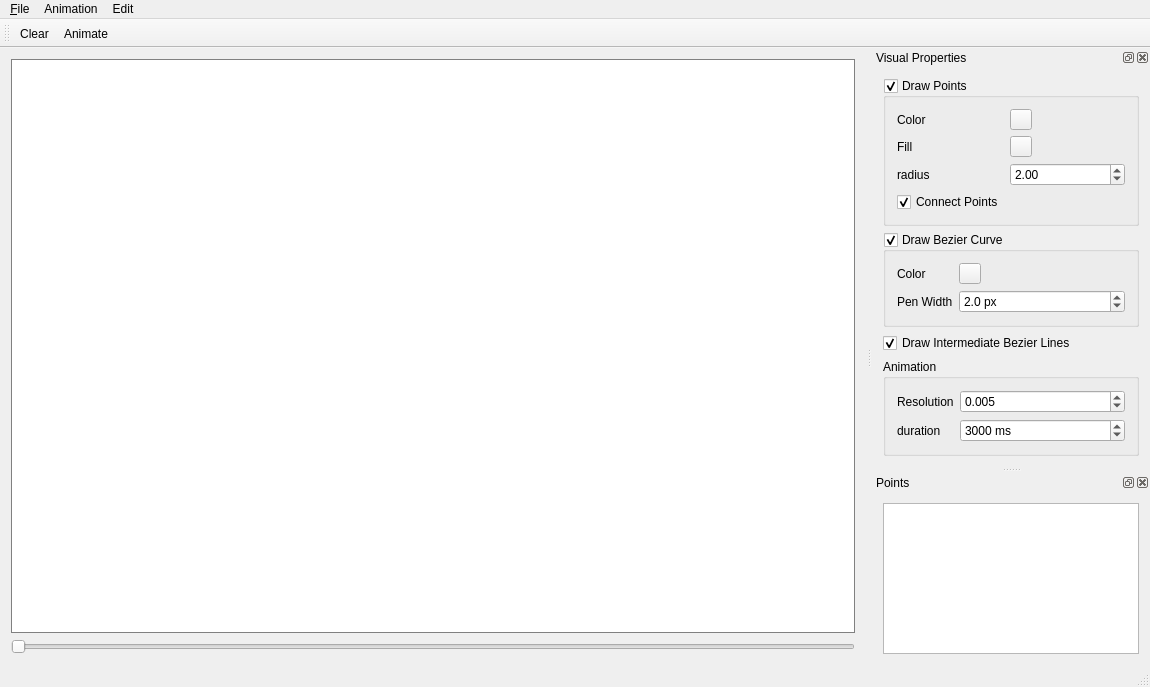
<?xml version="1.0" encoding="UTF-8"?>
<ui version="4.0">
 <class>MainWindow</class>
 <widget class="QMainWindow" name="MainWindow">
  <property name="geometry">
   <rect>
    <x>0</x>
    <y>0</y>
    <width>1150</width>
    <height>687</height>
   </rect>
  </property>
  <property name="windowTitle">
   <string>De-Casteljau's Algorithm Demo</string>
  </property>
  <widget class="QWidget" name="centralWidget">
   <layout class="QVBoxLayout" name="verticalLayout">
    <item>
     <widget class="CasteljauCanvas" name="casteljauWidget" native="true">
      <property name="styleSheet">
       <string notr="true">border: 1px solid gray; background-color: white;</string>
      </property>
     </widget>
    </item>
    <item>
     <widget class="QSlider" name="progressSlider">
      <property name="maximum">
       <number>999</number>
      </property>
      <property name="orientation">
       <enum>Qt::Horizontal</enum>
      </property>
      <property name="invertedAppearance">
       <bool>false</bool>
      </property>
      <property name="invertedControls">
       <bool>false</bool>
      </property>
      <property name="tickPosition">
       <enum>QSlider::NoTicks</enum>
      </property>
     </widget>
    </item>
   </layout>
  </widget>
  <widget class="QMenuBar" name="menuBar">
   <property name="geometry">
    <rect>
     <x>0</x>
     <y>0</y>
     <width>1150</width>
     <height>19</height>
    </rect>
   </property>
   <widget class="QMenu" name="menu_File">
    <property name="title">
     <string>&amp;File</string>
    </property>
    <addaction name="action_Quit"/>
   </widget>
   <widget class="QMenu" name="menuEdit">
    <property name="title">
     <string>Edit</string>
    </property>
    <addaction name="actionClear"/>
   </widget>
   <widget class="QMenu" name="menuExtras">
    <property name="title">
     <string>Animation</string>
    </property>
    <addaction name="actionAnimate"/>
   </widget>
   <addaction name="menu_File"/>
   <addaction name="menuExtras"/>
   <addaction name="menuEdit"/>
  </widget>
  <widget class="QToolBar" name="mainToolBar">
   <attribute name="toolBarArea">
    <enum>TopToolBarArea</enum>
   </attribute>
   <attribute name="toolBarBreak">
    <bool>false</bool>
   </attribute>
   <addaction name="actionClear"/>
   <addaction name="actionAnimate"/>
  </widget>
  <widget class="QStatusBar" name="statusBar"/>
  <widget class="QDockWidget" name="dockWidget_2">
   <property name="windowTitle">
    <string>Visual Properties</string>
   </property>
   <attribute name="dockWidgetArea">
    <number>2</number>
   </attribute>
   <widget class="QWidget" name="dockWidgetContents_2">
    <layout class="QVBoxLayout" name="verticalLayout_3">
     <item>
      <widget class="QGroupBox" name="pointGroupBox">
       <property name="title">
        <string>Draw Points</string>
       </property>
       <property name="checkable">
        <bool>true</bool>
       </property>
       <layout class="QFormLayout" name="formLayout_4">
        <item row="0" column="0">
         <widget class="QLabel" name="label_5">
          <property name="text">
           <string>Color</string>
          </property>
         </widget>
        </item>
        <item row="0" column="1">
         <widget class="ColorToolButton" name="pointsColorBtn">
          <property name="text">
           <string/>
          </property>
          <property name="iconSize">
           <size>
            <width>14</width>
            <height>14</height>
           </size>
          </property>
         </widget>
        </item>
        <item row="1" column="0">
         <widget class="QLabel" name="label_6">
          <property name="text">
           <string>Fill</string>
          </property>
         </widget>
        </item>
        <item row="1" column="1">
         <widget class="ColorToolButton" name="pointsFillBtn">
          <property name="text">
           <string/>
          </property>
          <property name="iconSize">
           <size>
            <width>14</width>
            <height>14</height>
           </size>
          </property>
         </widget>
        </item>
        <item row="5" column="0">
         <widget class="QCheckBox" name="connectPointsCheckBox">
          <property name="text">
           <string>Connect Points</string>
          </property>
          <property name="checked">
           <bool>true</bool>
          </property>
         </widget>
        </item>
        <item row="2" column="0">
         <widget class="QLabel" name="label_7">
          <property name="text">
           <string>radius</string>
          </property>
         </widget>
        </item>
        <item row="2" column="1">
         <widget class="QDoubleSpinBox" name="pointRadius">
          <property name="minimum">
           <double>0.500000000000000</double>
          </property>
          <property name="maximum">
           <double>8.000000000000000</double>
          </property>
          <property name="singleStep">
           <double>0.500000000000000</double>
          </property>
          <property name="value">
           <double>2.000000000000000</double>
          </property>
         </widget>
        </item>
       </layout>
      </widget>
     </item>
     <item>
      <widget class="QGroupBox" name="bezierCurveGroupBox">
       <property name="title">
        <string>Draw Bezier Curve</string>
       </property>
       <property name="checkable">
        <bool>true</bool>
       </property>
       <layout class="QFormLayout" name="formLayout_2">
        <item row="0" column="0">
         <widget class="QLabel" name="label">
          <property name="text">
           <string>Color</string>
          </property>
         </widget>
        </item>
        <item row="0" column="1">
         <widget class="ColorToolButton" name="bezierCurveColorBtn">
          <property name="styleSheet">
           <string notr="true"/>
          </property>
          <property name="text">
           <string/>
          </property>
          <property name="iconSize">
           <size>
            <width>14</width>
            <height>14</height>
           </size>
          </property>
          <property name="autoRaise">
           <bool>false</bool>
          </property>
         </widget>
        </item>
        <item row="1" column="0">
         <widget class="QLabel" name="label_2">
          <property name="text">
           <string>Pen Width</string>
          </property>
         </widget>
        </item>
        <item row="1" column="1">
         <widget class="QDoubleSpinBox" name="penWidthSpinBox">
          <property name="suffix">
           <string> px</string>
          </property>
          <property name="decimals">
           <number>1</number>
          </property>
          <property name="minimum">
           <double>0.500000000000000</double>
          </property>
          <property name="maximum">
           <double>5.000000000000000</double>
          </property>
          <property name="singleStep">
           <double>0.500000000000000</double>
          </property>
          <property name="value">
           <double>2.000000000000000</double>
          </property>
         </widget>
        </item>
       </layout>
      </widget>
     </item>
     <item>
      <widget class="QCheckBox" name="drawIntermediateLines">
       <property name="text">
        <string>Draw Intermediate Bezier Lines</string>
       </property>
       <property name="checked">
        <bool>true</bool>
       </property>
      </widget>
     </item>
     <item>
      <widget class="QGroupBox" name="groupBox">
       <property name="title">
        <string>Animation</string>
       </property>
       <layout class="QFormLayout" name="formLayout">
        <item row="0" column="0">
         <widget class="QLabel" name="label_3">
          <property name="text">
           <string>Resolution</string>
          </property>
         </widget>
        </item>
        <item row="0" column="1">
         <widget class="QDoubleSpinBox" name="animationResolutionSpinBox">
          <property name="decimals">
           <number>3</number>
          </property>
          <property name="minimum">
           <double>0.001000000000000</double>
          </property>
          <property name="maximum">
           <double>0.200000000000000</double>
          </property>
          <property name="singleStep">
           <double>0.001000000000000</double>
          </property>
          <property name="value">
           <double>0.005000000000000</double>
          </property>
         </widget>
        </item>
        <item row="1" column="0">
         <widget class="QLabel" name="label_4">
          <property name="text">
           <string>duration</string>
          </property>
         </widget>
        </item>
        <item row="1" column="1">
         <widget class="QSpinBox" name="animationDurationSpinBox">
          <property name="suffix">
           <string> ms</string>
          </property>
          <property name="minimum">
           <number>500</number>
          </property>
          <property name="maximum">
           <number>10000</number>
          </property>
          <property name="singleStep">
           <number>500</number>
          </property>
          <property name="value">
           <number>3000</number>
          </property>
         </widget>
        </item>
       </layout>
      </widget>
     </item>
    </layout>
   </widget>
  </widget>
  <widget class="QDockWidget" name="dockWidget_4">
   <property name="windowTitle">
    <string>Points</string>
   </property>
   <attribute name="dockWidgetArea">
    <number>2</number>
   </attribute>
   <widget class="QWidget" name="dockWidgetContents_4">
    <layout class="QVBoxLayout" name="verticalLayout_2">
     <item>
      <widget class="ListView" name="pointView"/>
     </item>
    </layout>
   </widget>
  </widget>
  <action name="actionClear">
   <property name="text">
    <string>Clear</string>
   </property>
   <property name="shortcut">
    <string>Ctrl+C</string>
   </property>
  </action>
  <action name="actionAnimate">
   <property name="text">
    <string>Animate</string>
   </property>
   <property name="shortcut">
    <string>Ctrl+A</string>
   </property>
  </action>
  <action name="action_Quit">
   <property name="text">
    <string>&amp;Quit</string>
   </property>
  </action>
  <action name="action_About">
   <property name="text">
    <string>&amp;About</string>
   </property>
  </action>
 </widget>
 <layoutdefault spacing="6" margin="11"/>
 <customwidgets>
  <customwidget>
   <class>CasteljauCanvas</class>
   <extends>QWidget</extends>
   <header>casteljaucanvas.h</header>
   <container>1</container>
  </customwidget>
  <customwidget>
   <class>ListView</class>
   <extends>QListView</extends>
   <header>listview.h</header>
  </customwidget>
  <customwidget>
   <class>ColorToolButton</class>
   <extends>QToolButton</extends>
   <header>colortoolbutton.h</header>
  </customwidget>
 </customwidgets>
 <resources/>
 <connections/>
</ui>
